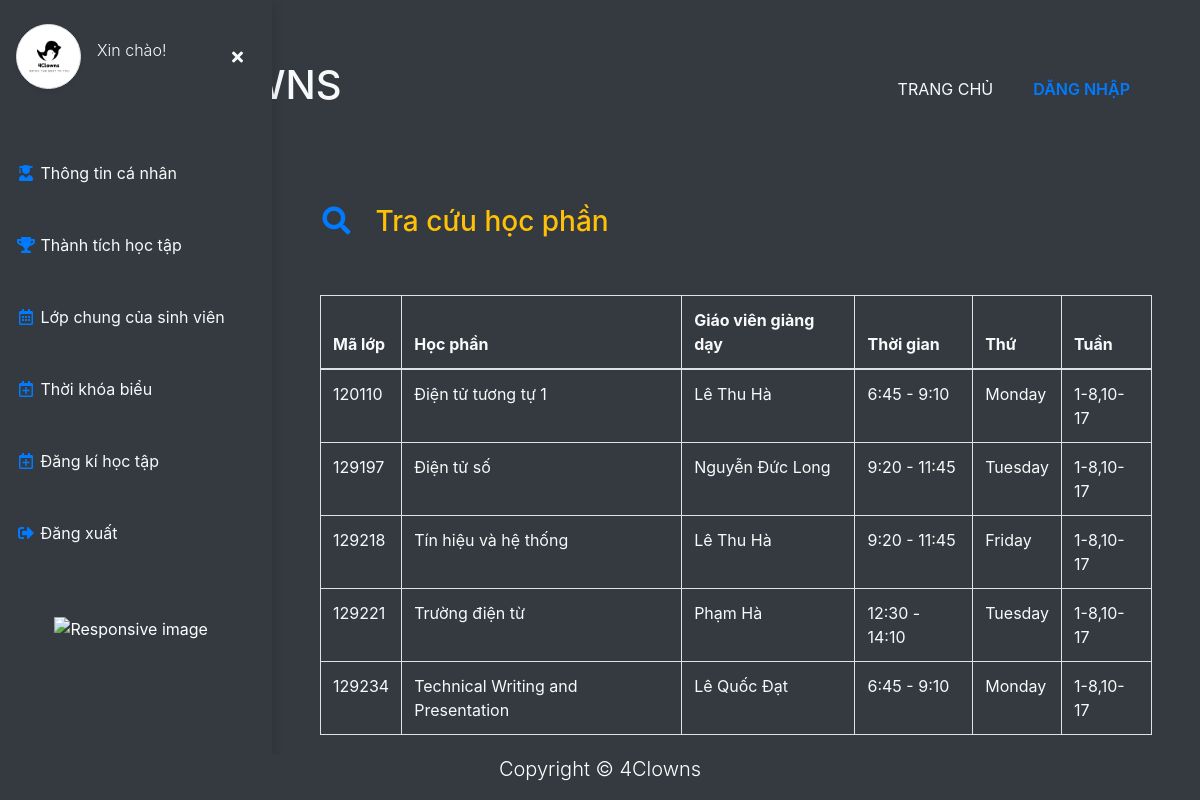
Before: /student/lop_tin_chi_trong_ki with the older database file.
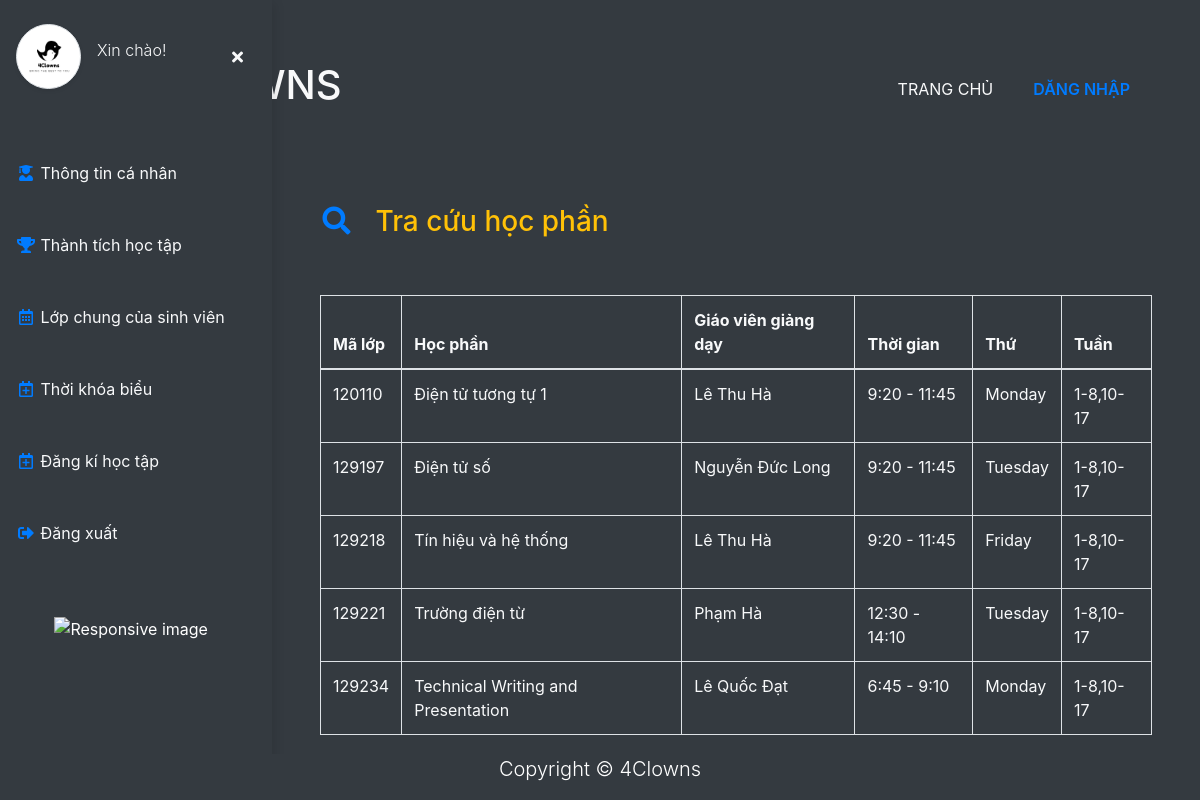
After: the same page with the newer database file.
### student/models.py (models this page shows, shortened)
class lop_tin_chi_detail(models.Model):
    lopTinChi = models.ForeignKey("management.lop_tin_chi",verbose_name="Lớp tín chỉ", on_delete=CASCADE, related_name="detail")
    semester = models.ForeignKey("management.semester", verbose_name="Kì", related_name="available_class", on_delete=models.CASCADE)
    timetable = models.ForeignKey("management.timetable", on_delete=models.CASCADE)
    timing = models.ForeignKey("management.timing", on_delete=models.CASCADE, null=True)
    teacher = models.ForeignKey("users.Teacher", on_delete=models.CASCADE, blank=True, null=True)
    class Meta:
        verbose_name = "Lớp tín chỉ chi tiết"
        verbose_name_plural = 'Lớp tín chỉ chi tiết'
        unique_together = ('lopTinChi', 'semester')

### management/models.py (models this page shows, shortened)
class timing(models.Model):
    time_start = models.TimeField(verbose_name="Thời gian bắt đầu")
    time_end = models.TimeField(verbose_name="Thời gian kết thúc")
    def __str__(self):
        return f"{self.time_start.hour}:{self.time_start.minute} - {self.time_end.hour}:{self.time_end.minute}"
    class Meta:
        unique_together=('time_start', 'time_end',)
        verbose_name = "6. Thời gian"
        verbose_name_plural = '6. Thời gian'

class lop_tin_chi(models.Model):
    class ClassType(models.TextChoices):
        LT = "LT", "LT"
        TN = "TN", "TN"
        LT_BT = "LT+BT", "LT+BT"
    code = models.IntegerField(unique=True, verbose_name="Mã lớp")
    type = models.CharField(choices=ClassType.choices, verbose_name="Loại lớp", default=ClassType.LT, max_length=20)
    hocPhan = models.ForeignKey("management.hoc_phan", verbose_name="Học phần", related_name="available_class", on_delete=models.CASCADE)
    class Meta:
        verbose_name = "9. Lớp tín chỉ"
        verbose_name_plural = '9. Lớp tín chỉ'

class hoc_phan(models.Model):
    name = CharField(_("Tên học phần"), max_length=50)
    code = CharField(_("Mã học phần"), max_length=10, unique=True)
    vien = models.ForeignKey("management.vien_dao_tao", verbose_name="Viện trực thuộc", on_delete=models.CASCADE, related_name="cac_hoc_phan")
    required_hocPhan = models.ForeignKey("management.hoc_phan", verbose_name="Học phần kiên quyết", on_delete=models.CASCADE, null=True, blank=True, default=None)
    class Meta:
        verbose_name = "2. Học phần"
        verbose_name_plural = '2. Học phần'
        ordering = ["vien"]
    def __str__(self):
        return f"{self.name}"

class timetable(models.Model):
    day = models.CharField(choices=DAYS_OF_WEEK, max_length=15)
    week = models.ManyToManyField(week)
    def display_week(self):
        all_week = self.week.all()
        len_week = all_week.count()
        display_week = ''
        display_week = display_week + str(all_week[0].id) + "-"
        for i in range(len_week-1):
            if all_week[i+1].id == all_week[i].id + 1:
                continue
            else:
                display_week = display_week + str(all_week[i].id) + "," + str(all_week[i+1].id)
        display_week = display_week + "-" + str(all_week[len_week-1].id)
        return display_week
    class Meta:
        verbose_name = '8. Thời khóa biểu'
        verbose_name_plural = '8. Thời khóa biểu'

class week(models.Model):
    id = models.IntegerField(verbose_name='Tuần', primary_key=True)
    class Meta:
        verbose_name = "7. Tuần"
        verbose_name_plural = '7. Tuần'

### users/models.py (models this page shows, shortened)
class User(AbstractBaseUser, PermissionsMixin):
    class Genders(models.TextChoices):
        MALE = "MALE", "Male"
        FEMALE = "FEMALE", "Female"
    avatar = models.ImageField(_("Ảnh đại diện"), upload_to="Avatar", blank=True, null=True)
    email = models.EmailField(_("Email"),max_length=50, unique=True, blank=True)
    firstname = models.CharField(_("Tên"),max_length=20,  blank=False, null=True)
    surname = models.CharField(_("Tên đệm"),max_length=20, null=True, blank=True)
    lastname = models.CharField(_("Họ"),max_length=20, null=True, blank=True)
    date_of_birth = models.DateField(_("Ngày sinh"), blank=True, null=True, )
    phone = models.CharField(_("Số điện thoại"), max_length=15, blank=True, null=True)
    is_superuser = models.BooleanField(default=False)
    is_active = models.BooleanField(default=True)
    last_login = models.DateTimeField(auto_now_add=True)
    date_joined = models.DateTimeField(auto_now_add=True)
    role = models.BooleanField(null=True, blank=True)
    gender = models.CharField(
        _("Gender"), max_length=50, choices=Genders.choices, default=Genders.MALE
    )
    objects = UserManager()
    USERNAME_FIELD = 'email'
    REQUIRED_FIELDS = []

### student/views.py (the view)
# urls.py: path('lop_tin_chi_trong_ki', views.lopTC_trong_ki, name='lopTC_trong_ki'),
def lopTC_trong_ki(request):
    semester_object = semester.objects.get(is_active=True)
    lopTinChitrongKi = lop_tin_chi_detail.objects.filter(semester=semester_object).order_by('lopTinChi__code')
    return render(request, 'student/lopTC_trong_ki.html', {
        "lopTinChitrongKi": lopTinChitrongKi,
    })

### users/models.py (called while the page is built)
    def getfullname(self):
        if self.lastname:
            if self.surname:
                return f"{self.lastname} {self.surname} {self.firstname}"
            else:
                return f"{self.lastname} {self.firstname}"
        else:
            return f"{self.firstname}"

### templates/student/lopTC_trong_ki.html (shortened to what this page needs)
{% extends 'base.html' %}
{% load static %}
{% block style %}
    <link rel="stylesheet" href="{% static 'css/select_term.css' %}">
{% endblock style %}
{% block content %}
<div class="page-content p-5 position-relative" id="content">
    <div class="row mt-4">
      <h3 class="text-warning">
        <i class="fas fa-search me-1 text-primary fa-fw" style="width: 2.25em;"></i>
        Tra cứu học phần
      </h3>
      <div class="col-lg-12 mt-5">
    <div class="table-responsive">
        <table class="table table-bordered text-light">
            <thead class="thead">
                <tr>
                    <th>Mã lớp</th>
                    <th>Học phần</th>
                    <th>Giáo viên giảng dạy</th>
                    <th>Thời gian</th>
                    <th>Thứ</th>
                    <th>Tuần</th>
                </tr>
            </thead>
            <tbody>
                {% for lopTC in lopTinChitrongKi %}
                    <tr>
                        <td scope="row">{{lopTC.lopTinChi.code}}</td>
                        <td>{{lopTC.lopTinChi.hocPhan}}</td>
                        <td>{{lopTC.teacher.getfullname}}</td>
                        <td>{{lopTC.timing}}</td>
                        <td>{{lopTC.timetable.day}}</td>
                        <td>
                            {{ lopTC.timetable.display_week }}
                        </td>
                    </tr>
                {% endfor %}
            </tbody>
        </table>
    </div>
    </div>
    </div>
</div>
{% include 'student/student_base.html' %}
{% endblock  %}

Changed rows visible on the page:
changed lop_tin_chi_detail "Điện tử tương tự 1": timing "6:45 - 9:10" → "9:20 - 11:45"
